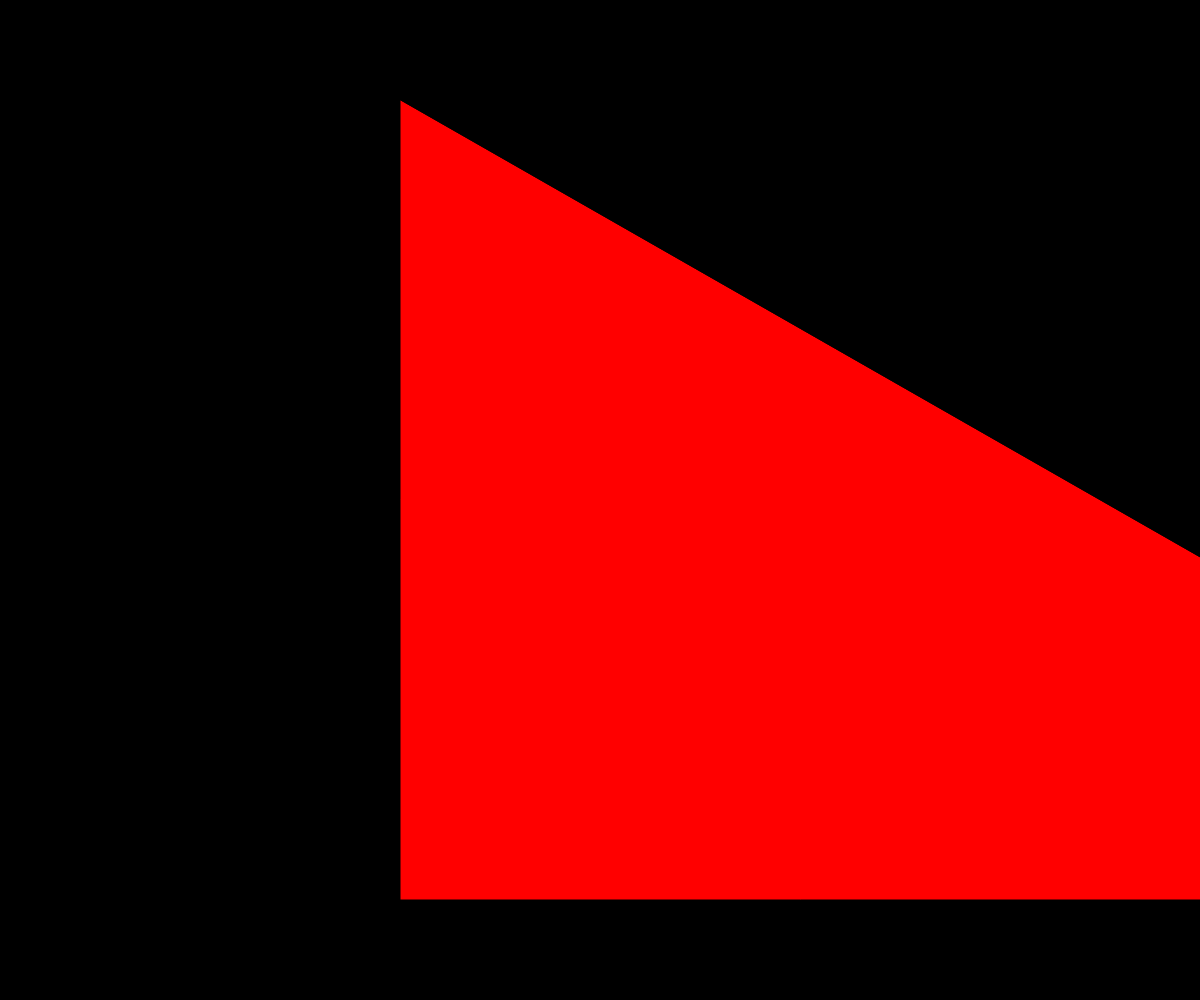
Frame 1 (no input)
Frame 60 (no input): identical to frame 1, image omitted
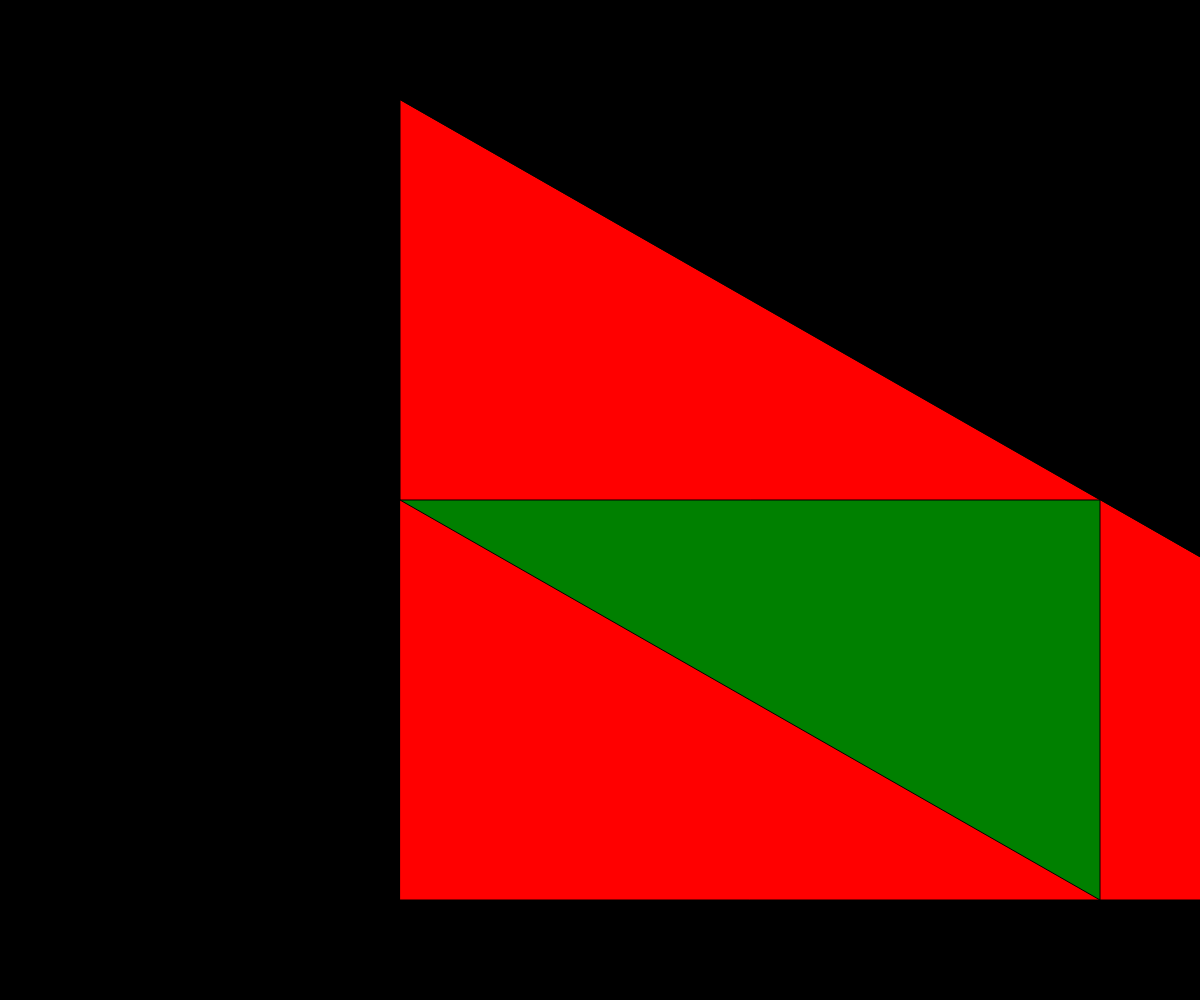
Frame 120 (the mouse pressed at the canvas centre since frame 60)

The p5.js sketch that drew these frames (run headless with seeded random() and noise() and a simulated clock; from frame 60 on, the mouse is pressed at the canvas centre):

// p5.js sketch
// ── sketch.js
// Serpinski triangle

let triPoints = [
  {x: 400, y: 100},
  {x: 400, y: 900},
  {x: 1800, y: 900}
];

let theDepth = 0;
let theColors = ["red", "green", "blue", "yellow", "pink", "lightgreen", "brown"];

function setup() {
  createCanvas(windowWidth, windowHeight);
  background(0);
  serpinski(triPoints, theDepth);
}

function draw() {
}

function mousePressed() {
  if (theDepth <= 6) {
    theDepth += 1;
  }
  else {
    theDepth = 0;
  }

  background(0);
  serpinski(triPoints, theDepth);
}

function serpinski(points, depth) {
  fill(theColors[depth]);
  triangle(
    points[0].x, points[0].y, 
    points[1].x, points[1].y, 
    points[2].x, points[2].y
  );

  //base case
  if (depth > 0) {

    //top triangle

    serpinski([
      points[0],
      midPoint(points[0], points[1]),
      midPoint(points[0], points[2])
    ],
    
    depth - 1
    );

    //bottom right

    serpinski([
      points[2],
      midPoint(points[1], points[2]),
      midPoint(points[0], points[2])
    ],
    
    depth - 1
    );

    //bottom left

    serpinski([
      points[1],
      midPoint(points[1], points[2]),
      midPoint(points[0], points[1])
    ],
    
    depth - 1
    );
  }
}

function midPoint(point1, point2) {
  let midx = (point1.x + point2.x) / 2;
  let midy = (point1.y + point2.y) / 2;
  return {x: midx, y: midy};
}
